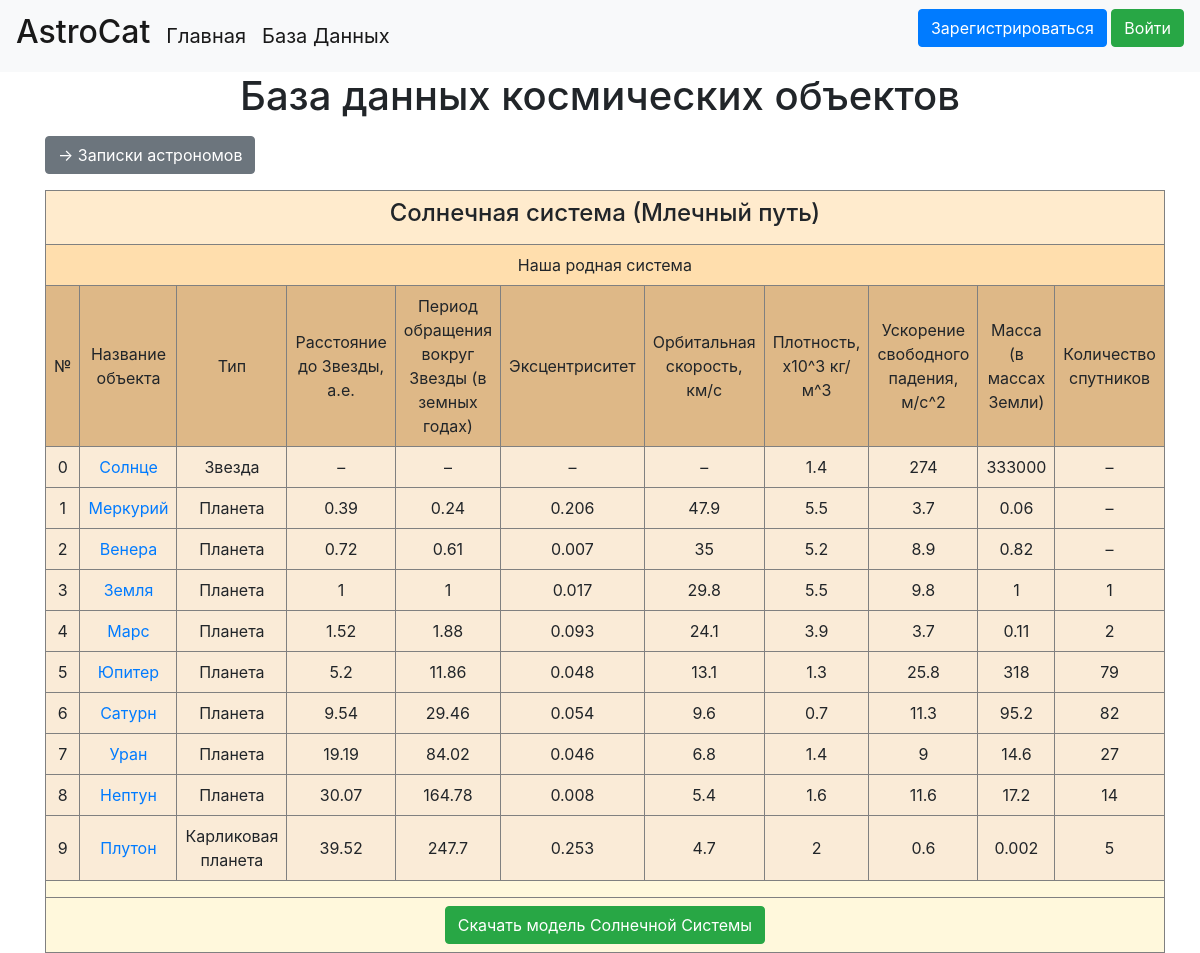
The page /database on the database its author committed.
### data/space_systems.py (models this page shows, shortened)
class SpaceSystem(SqlAlchemyBase, SerializerMixin):
    __tablename__ = 'space_systems'
    id = sqlalchemy.Column(sqlalchemy.Integer,
                           primary_key=True, autoincrement=True)
    name = sqlalchemy.Column(sqlalchemy.String, nullable=True, unique=True)  # название звёздной системы
    galaxy = sqlalchemy.Column(sqlalchemy.String, nullable=True)  # название галактики, в которой находится система
    about = sqlalchemy.Column(sqlalchemy.String, nullable=True)  # описание звёздной системы
    creator = sqlalchemy.Column(sqlalchemy.Integer,
                                sqlalchemy.ForeignKey("users.id"))  # id создателя звёздной системы
    created_date = sqlalchemy.Column(sqlalchemy.DateTime,
                                     default=datetime.datetime.now)  # дата создания звёздной системы
    user = orm.relation('User')  # связываем с моделью пользователя
    space_objects = orm.relation('SpaceObject',
                                 back_populates='space_system')  # связываем с моделью космического объекта

### data/space_objects.py (models this page shows, shortened)
class SpaceObject(SqlAlchemyBase, SerializerMixin):
    __tablename__ = 'space_objects'
    id = sqlalchemy.Column(sqlalchemy.Integer,
                           primary_key=True, autoincrement=True)
    name = sqlalchemy.Column(sqlalchemy.String, nullable=True, unique=True)  # название объекта
    space_type = sqlalchemy.Column(sqlalchemy.String, nullable=True)  # тип объекта
    radius = sqlalchemy.Column(sqlalchemy.Integer, nullable=True)  # расстояние до Звезды
    period = sqlalchemy.Column(sqlalchemy.Integer, nullable=True)  # период обращения вокруг Звезды
    ex = sqlalchemy.Column(sqlalchemy.Integer, nullable=True)  # эксцентриситет
    v = sqlalchemy.Column(sqlalchemy.Integer, nullable=True)  # орбитальная скорость
    p = sqlalchemy.Column(sqlalchemy.Integer, nullable=True)  # плотность поверхности
    g = sqlalchemy.Column(sqlalchemy.Integer, nullable=True)  # ускорение свободного падения
    m = sqlalchemy.Column(sqlalchemy.Integer, nullable=True)  # масса
    sputnik = sqlalchemy.Column(sqlalchemy.Integer, nullable=True)  # количество спутников
    atmosphere = sqlalchemy.Column(sqlalchemy.String, nullable=True)  # описание атмосферы
    about = sqlalchemy.Column(sqlalchemy.String, nullable=True)  # общее описание
    image_path = sqlalchemy.Column(sqlalchemy.String, nullable=True)  # путь к изображению объекта
    system = sqlalchemy.Column(sqlalchemy.Integer,
                               sqlalchemy.ForeignKey("space_systems.id"))  # id системы, в которой находится объект
    creator = sqlalchemy.Column(sqlalchemy.Integer, sqlalchemy.ForeignKey("users.id"))  # id создателя объекта
    created_date = sqlalchemy.Column(sqlalchemy.DateTime,
                                     default=datetime.datetime.now)  # дата создания объекта
    user = orm.relation('User')  # связываем с моделью пользователя
    space_system = orm.relation('SpaceSystem')  # связываем с модель системы

### main.py (the view)
@app.route("/database")
def data_page():
    db_sess = db_session.create_session()
    solar_system = db_sess.query(SpaceSystem).filter(SpaceSystem.id == 1).first()  # специально для Солнечной системы
    systems = db_sess.query(SpaceSystem).filter(SpaceSystem.id != 1)  # все остальные
    return render_template("data_page.html", title="AstroCat", systems=systems, solar_system=solar_system)

### data/db_session.py (called while the page is built)
def create_session() -> Session:
    global __factory
    return __factory()

### templates/data_page.html (shortened to what this page needs)
{% extends "base.html" %}
{% block content %}
<center><h1>База данных космических объектов</h1></center>
<a href="news" class="btn btn-secondary">-> Записки астрономов</a>
<center><table cellpadding="8">
    <tr>
        <th colspan="11" style="border:1px solid grey;background-color: #FFEBCD">
            <center><h4>{{solar_system.name}} ({{solar_system.galaxy}})</h4></center>
        </th>
    </tr>
    <tr>
         <td colspan="11" style="border:1px solid grey;background-color: #FFDEAD">
             <center>{{solar_system.about}}</center>
         </td>
    </tr>
    <tr/>
        <td style="background-color: #DEB887;border:1px solid grey">
            <center>№</center>
        </td>
        <td style="background-color: #DEB887;border:1px solid grey">
            <center>Название объекта</center>
        </td>
        <td style="background-color: #DEB887;border:1px solid grey">
            <center>Тип</center>
        </td>
        <td style="background-color: #DEB887;border:1px solid grey">
            <center>Расстояние до Звезды, а.е.</center>
        </td>
        <td style="background-color: #DEB887;border:1px solid grey">
            <center>Период обращения вокруг Звезды (в земных годах)</center>
        </td>
        <td style="background-color: #DEB887;border:1px solid grey">
            <center>Эксцентриситет</center>
        </td>
        <td style="background-color: #DEB887;border:1px solid grey">
            <center>Орбитальная скорость, км/с</center>
        </td>
        <td style="background-color: #DEB887;border:1px solid grey">
            <center>Плотность, x10^3 кг/м^3</center>
        </td>
        <td style="background-color: #DEB887;border:1px solid grey">
            <center>Ускорение свободного падения, м/с^2</center>
        </td>
        <td style="background-color: #DEB887;border:1px solid grey">
            <center>Масса (в массах Земли)</center>
        </td>
        <td style="background-color: #DEB887;border:1px solid grey">
            <center>Количество спутников</center>
        </td>
    {% for system_item in solar_system.space_objects%}
        <tr>
            <td style="background-color: #FAEBD7;border:1px solid grey">
                <center>{{system_item.id}}</center>
            </td>
            <td style="background-color: #FAEBD7;border:1px solid grey">
                <a href="space_object/{{system_item.name}}"><center>{{system_item.name}}</center></a>
            </td>
            <td style="background-color: #FAEBD7;border:1px solid grey">
                <center>{{system_item.space_type}}</center>
            </td>
            {% if system_item.radius%}
            <td style="background-color: #FAEBD7;border:1px solid grey">
                <center>{{system_item.radius}}</center>
            </td>
            {% else %}
            <td style="background-color: #FAEBD7;border:1px solid grey">
                <center>–</center></td>
            {% endif %}
            {% if system_item.period%}
            <td style="background-color: #FAEBD7;border:1px solid grey">
                <center>{{system_item.period}}</center>
            </td>
            {% else %}
            <td style="background-color: #FAEBD7;border:1px solid grey">
                <center>–</center></td>
            {% endif %}
            {% if system_item.ex%}
            <td style="background-color: #FAEBD7;border:1px solid grey">
                <center>{{system_item.ex}}</center>
            </td>
            {% else %}
            <td style="background-color: #FAEBD7;border:1px solid grey">
                <center>–</center></td>
            {% endif %}
            {% if system_item.v%}
            <td style="background-color: #FAEBD7;border:1px solid grey">
                <center>{{system_item.v}}</center>
            </td>
            {% else %}
            <td style="background-color: #FAEBD7;border:1px solid grey">
                <center>–</center>
            </td>
            {% endif %}
            {% if system_item.p%}
            <td style="background-color: #FAEBD7;border:1px solid grey">
                <center>{{system_item.p}}</center>
            </td>
            {% else %}
            <td style="background-color: #FAEBD7;border:1px solid grey">
                <center>–</center>
            </td>
            {% endif %}
            {% if system_item.g%}
            <td style="background-color: #FAEBD7;border:1px solid grey">
                <center>{{system_item.g}}</center>
            </td>
            {% else %}
            <td style="background-color: #FAEBD7;border:1px solid grey">
                <center>–</center>
            </td>
            {% endif %}
            {% if system_item.m%}
            <td style="background-color: #FAEBD7;border:1px solid grey">
                <center>{{system_item.m}}</center>
            </td>
            {% else %}
            <td style="background-color: #FAEBD7;border:1px solid grey">
                <center>–</center>
            </td>
            {% endif %}
            {% if system_item.sputnik%}
            <td style="background-color: #FAEBD7;border:1px solid grey">
                <center>{{system_item.sputnik}}</center>
            </td>
            {% else %}
            <td style="background-color: #FAEBD7;border:1px solid grey">
                <center>–</center>
            </td>
            {% endif %}
        </tr>
    {% endfor %}
    <tr>
        <td colspan="11" style="background-color: #FFF8DC;border:1px solid grey">
        </td>
    </tr>
    <tr><td colspan="11" style="background-color: #FFF8DC;border:1px solid grey">
        <center><a href="/download_file" class="btn btn-success">
                Скачать модель Солнечной Системы
            </a></center>
    </td></tr>
</table>
</center>
{% endblock %}

### templates/base.html (shortened to what this page needs)
<!doctype html>
<html lang="en">
<head>
    <link rel="stylesheet"
          href="https://stackpath.bootstrapcdn.com/bootstrap/4.4.1/css/bootstrap.min.css"
>
</head>
<header>
    <nav class="navbar navbar-light bg-light">
        <a class="navbar-brand" href="/"><h2>AstroCat</h2></a>
        <a class="navbar-brand" href="/">Главная</a>
        <a class="navbar-brand mr-auto" href="/database">База Данных</a>
        {% if current_user.is_authenticated %}
        <a class="navbar-brand ml-auto" href="/user/{{current_user.username}}">
            <img src="{{ avatars.robohash(current_user.username, size=48) }}" class="rounded-circle border border-dark border-5" alt="..."></a>
        <a class="navbar-brand" href="/user/{{current_user.username}}">
            {{current_user.name}} {{current_user.surname}}</a>
        <a class="btn btn-danger" href="/logout">Выйти</a>
        {% else %}
        <p>
            <a class="btn btn-primary " href="/register">Зарегистрироваться</a>
            <a class="btn btn-success" href="/login">Войти</a>
        </p>
        {% endif %}
    </nav>
</header>
<main role="main" class="container">
    {% block content %}{% endblock %}
</main>
</body>
</html>

### rows shown on the page
SpaceSystem: name "Солнечная система", galaxy "Млечный путь", about "Наша родная система"
SpaceObject: id "0", name "Солнце", space_type "Звезда", p "1.4", g "274", m "333000"
SpaceObject: id "1", name "Меркурий", space_type "Планета", radius "0.39", period "0.24", ex "0.206", v "47.9", p "5.5", g "3.7", m "0.06"
SpaceObject: id "2", name "Венера", space_type "Планета", radius "0.72", period "0.61", ex "0.007", v "35", p "5.2", g "8.9", m "0.82"
SpaceObject: id "3", name "Земля", space_type "Планета", radius "1", period "1", ex "0.017", v "29.8", p "5.5", g "9.8", m "1", sputnik "1"
SpaceObject: id "4", name "Марс", space_type "Планета", radius "1.52", period "1.88", ex "0.093", v "24.1", p "3.9", g "3.7", m "0.11", sputnik "2"
SpaceObject: id "5", name "Юпитер", space_type "Планета", radius "5.2", period "11.86", ex "0.048", v "13.1", p "1.3", g "25.8", m "318", sputnik "79"
SpaceObject: id "6", name "Сатурн", space_type "Планета", radius "9.54", period "29.46", ex "0.054", v "9.6", p "0.7", g "11.3", m "95.2", sputnik "82"
SpaceObject: id "7", name "Уран", space_type "Планета", radius "19.19", period "84.02", ex "0.046", v "6.8", p "1.4", g "9", m "14.6", sputnik "27"
SpaceObject: id "8", name "Нептун", space_type "Планета", radius "30.07", period "164.78", ex "0.008", v "5.4", p "1.6", g "11.6", m "17.2", sputnik "14"
SpaceObject: id "9", name "Плутон", space_type "Карликовая планета", radius "39.52", period "247.7", ex "0.253", v "4.7", p "2", g "0.6", m "0.002", sputnik "5"
